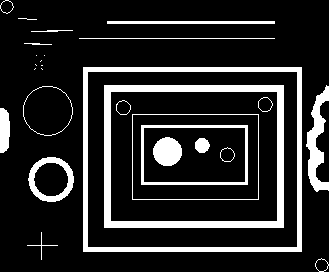
%> input picture Codes for Exercise 7/2.png, 329 x 272 px
$ octave 2.m   (GNU Octave 9; MATLAB toolbox functions it lacks are replaced by stand-ins)
%> lines starting %> are read from the running program, lines starting %| are printed output that depends on the picture; in (x1, y1, x2, y2) boxes, pixels count from 0 and x2, y2 are one past the last pixel; in counts of white or black regions, pixels touching at a corner belong together; the program's own positions count from 1
%in barnamei baraye HOUGH TRANSFORM(LINE) ast,BARAYE
%EJRAYE BARNAME HAME BARNAME RA ENTEKHAB KARDE(Ctrl+A & Ctrl+C)VA DAR Command
%Window MATLAB PASTE KONID.
clc;
clear all;
close all;
%I=imread('cameraman.tif');
I=imread('2.png');
%> I: size 272x329 logical; 15.6% white; 28 white regions (8 under 20 px), largest, box (x1, y1, x2, y2) and area: (104, 85, 284, 228) 4326, (83, 67, 302, 252) 3940, (306, 85, 329, 192) 1108
[x,y]=size(I);
%> x = 272; y = 329
Edg=edge(I);
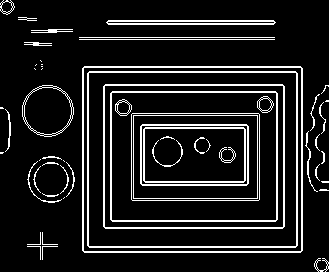
%> Edg: size 272x329 logical; 11.9% white in thin lines or dots
%entekhab daraje khat
daraje=0;
%tul=10;
tul=100;
teta=1;
ro=1;
teta=teta*pi/180;
ru=max(daraje*pi/180);
rl=min(daraje*pi/180);
rr=ru-rl;
rom=(sqrt(x^2+y^2));
%> rom = 426.9
nr=ceil(2*rom/ro);
%> nr = 854
tv=[rl:teta:ru];
nt=length(tv);
romat=zeros(nr,nt);
hl=zeros(x,y);
[M,N]=find(Edg);
%> M = 10616 values from 1 to 272; N = 10616 values from 1 to 329
cnt=length(M);
%> cnt = 10616
rov=zeros(cnt,nt);
for i=1:cnt
    m=M(i);
    n=N(i);
    for k=1:nt
        Rh=(m*cos(tv(k)))+(n*sin(tv(k)));
        Rh_ind = round((Rh+rom)/ro);
        romat(Rh_ind,k)=romat(Rh_ind,k)+1;
        rov(Rh_ind,k)=Rh;
    end
end
%> this loop made 10616 passes
%> (m, n) on passes 1 to 3: (4, 1), (5, 1), (7, 1)
%> after the loop, romat = 854 values, max 243 at index 674, min 0 at index 1, mean 12.43

ind=find(romat>tul);
%> ind = 34 values from 448 to 680
for k=1:length(ind)
    [rhth,teth]=ind2sub(size(romat),ind(k));
    theta=tv(teth);
    Rh=rov(rhth,teth);
    for i=1:cnt
        x=M(i);
        y=N(i);
        nerkh=(x*cos(theta)+y*sin(theta))/Rh;
        if (nerkh>1-10^-3 & nerkh<1+10^-3)
            hl(x,y)=1;
        end
    end
end
%> this loop made 34 passes
%> (rhth, Rh) on passes 1 to 12: (448, 21), (449, 22), (451, 24), (452, 25), (465, 38), (467, 40), (494, 67), (495, 68), (499, 72), (500, 73), (512, 85), (513, 86)
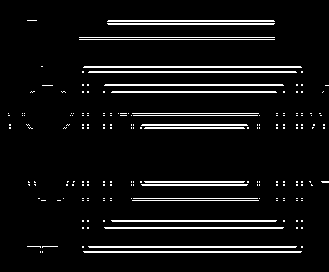
%> hl: size 272x329 double; values 0 (black) and 1 (white), 6.7% white in thin lines or dots, all inside (x1, y1, x2, y2) = (8, 20, 329, 253)

figure;imshow(I);title('tasvire vorudi');
figure;imshow(hl);title('tasvire khouji Hough Transform');
